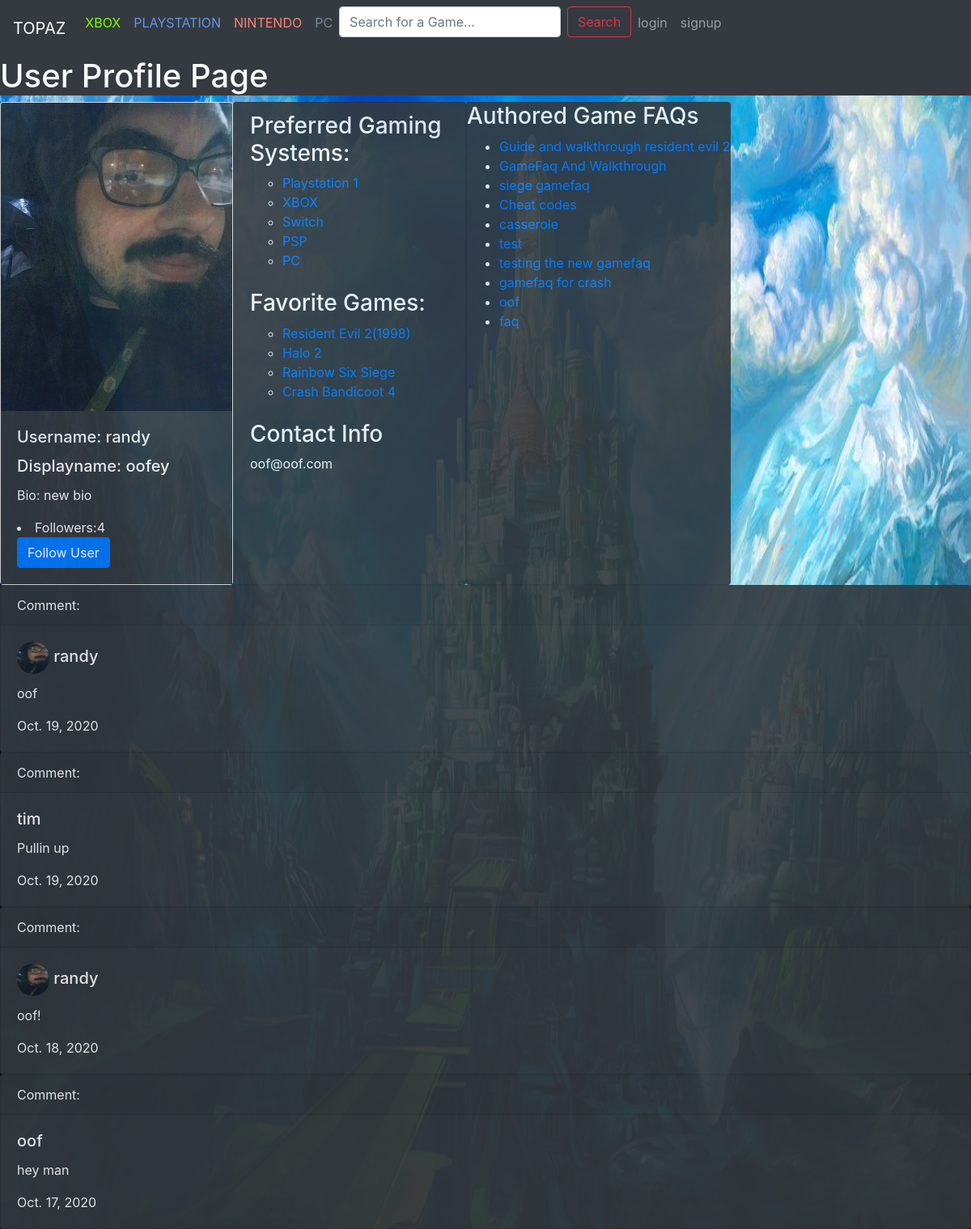
The app's page /user_profile_view/1/, older data.
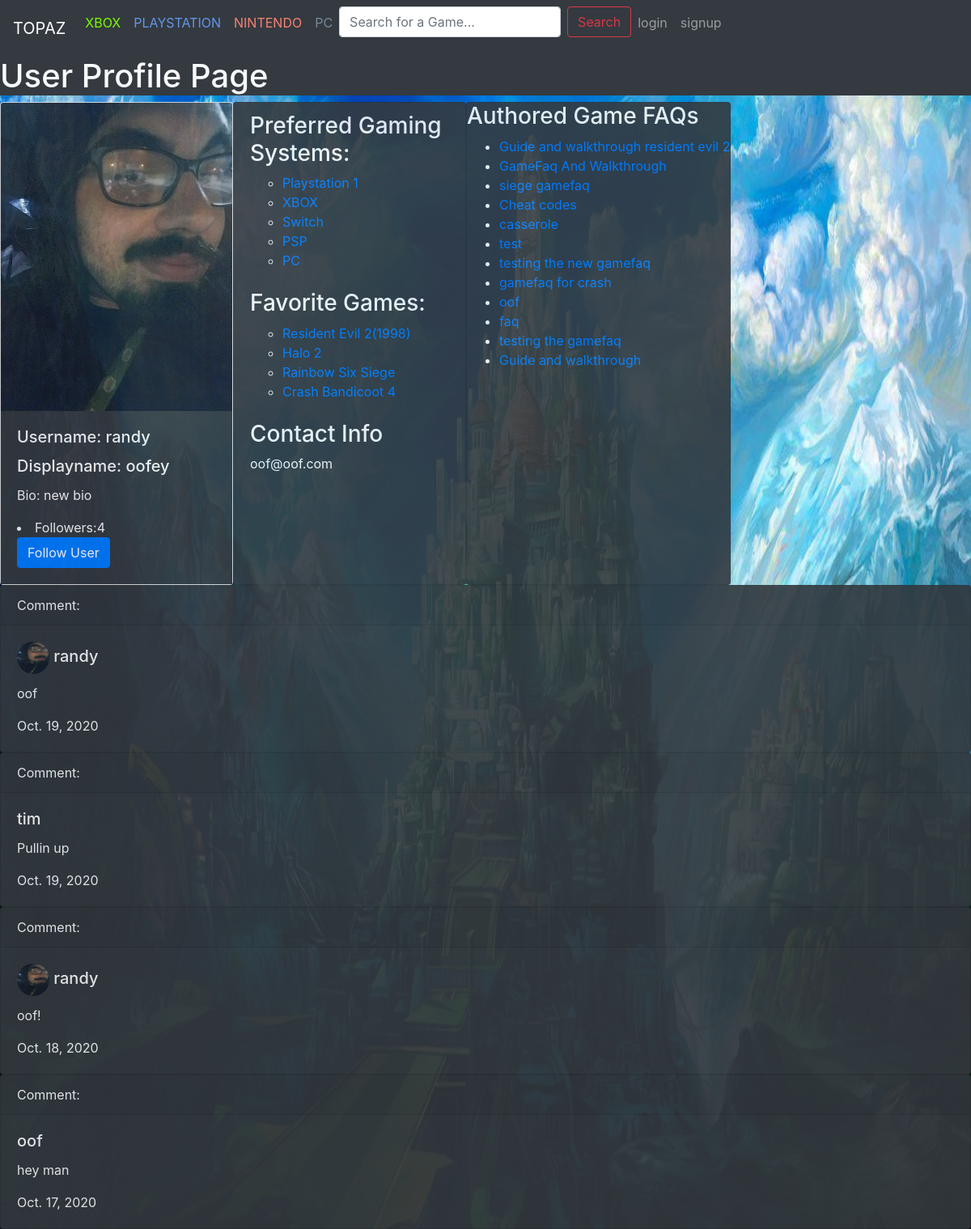
The same page, newer data.
### console_app/models.py (models this page shows, shortened)
class Console(models.Model):
    brands= [("XBOX","XBOX"),("PC","PC"),("PLAYSTATION","PLAYSTATION"),("NINTENDO","NINTENDO")]
    brand = models.CharField(max_length=25, choices=brands)
    name = models.CharField(max_length=45)

### game_app/models.py (models this page shows, shortened)
class Game(models.Model):
    genres=[('ACTION','ACTION'),('RPG','RPG'),('SHOOTER','SHOOTER'),('HORROR',"HORROR"),]
    title = models.CharField(max_length=100)
    genre = models.TextField(
        max_length=40,
        choices= genres
    )
    consoles = models.ManyToManyField(Console, symmetrical=False, blank=True, related_name="console_game")
    date_realesed = models.DateField()
    image = models.ImageField(upload_to="gallery")

### gamefaq_app/models.py (models this page shows, shortened)
class GameFaq(models.Model):
    difficulties= [('EASY','EASY'),('INTERMEDIATE','INTERMEDIATE'),('HARD','HARD')]
    title = models.CharField(max_length=300)
    game = models.ForeignKey(Game,  on_delete=models.CASCADE, related_name="faq_game")
    body = models.TextField()
    difficulty = models.CharField(max_length=85, choices=difficulties)
    consoles = models.ForeignKey(Console,on_delete=models.CASCADE, blank=True, related_name="console_gamefaq", null=True)
    author = models.ForeignKey(GamefaqUser, on_delete=models.CASCADE, related_name="gamefaq_author")
    postdate = models.DateTimeField(default=timezone.now),
    ptype = models.CharField(max_length=25, choices=[('CHEATCODES', 'CHEATCODES'), ('GAMEFAQ', 'GAMEFAQ')], default='GAMEFAQ')
    upvotes = models.IntegerField(default=0)
    downvotes = models.IntegerField(default=0)

### user_faq/models.py (models this page shows, shortened)
class User_Comments(models.Model):
    body = models.TextField()
    touser = models.ForeignKey(
        GamefaqUser, on_delete=models.CASCADE, related_name="taggeduser")
    author = models.ForeignKey(
        GamefaqUser, on_delete=models.CASCADE, related_name="comment_author")
    post_date = models.DateField(default=timezone.now)

class GamefaqUser(AbstractUser):
    displayname = models.CharField(max_length=80)
    bio = models.TextField(blank=True, null=True)
    preferred_systems = models.ManyToManyField(
        Console, symmetrical=False, blank=True)
    followers = models.ManyToManyField("self", symmetrical=False, blank=True)
    favorited_games = models.ManyToManyField(
        Game, symmetrical=False, related_name="user_fav")
    image = models.ImageField(upload_to="gallery", blank=True)

### user_faq/views.py (the view)
# urls.py: path('user_profile_view/<int:user_id>/',
def user_profile_view(request, user_id):
    recentcomments = []
    i = 0
    isfollow = False
    html = 'user_profile.html'
    user_detail = GamefaqUser.objects.filter(id=user_id).first()
    f = GameFaq.objects.filter(author=user_id)
    g = GamefaqUser.objects.get(id=user_id)
    comments = User_Comments.objects.filter(touser=user_id).order_by("-id")
    consoles = g.preferred_systems.all()
    games = g.favorited_games.all()
    followers = g.followers.all()
    for comment in comments:
        if i < 20:
            recentcomments.append(comment)
            i += 1
    if request.user in g.followers.all():
        isfollow = True
    return render(request, html, {'profile': user_detail, "f": f, "isfollow": isfollow, "comments": recentcomments, "consoles": consoles, "games": games, "followers": followers})

### templates/user_profile.html (shortened to what this page needs)
{% include "bootstrap.html" %} {% load static %}<link
  rel="stylesheet"
  href="{% static 'css/userprofile.css' %}"
  type="text/css"
/>
{% include "navbar.html" %} {% if not profile %}
<h1>the user you're looking for isn't here at the moment</h1>
{% else %}
<div class="bg-dark text-light">
  <h1>User Profile Page</h1>
</div>
<div class="main">
  <div class="card" style="width: 18rem">
    {% if profile.image %}
    <img
      src="{{profile.image.url}}"
      class="card-img-top"
      alt="No Photo Found"
    />
    {% endif %}
    <div class="card-body bg-dark text-light">
      <h5 class="card-title">Username: {{profile.username}}</h5>
      <h5 class="card-title">Displayname: {{profile.displayname}}</h5>
      <p class="card-text">Bio: {{profile.bio}}</p>
      <li>Followers:{{followers.count}}</li>
      {% if request.user.username != profile.username %} {% if isfollow %}
      <a class="btn btn-primary" href="/unfollow/{{profile.id}}/" role="button"
        >Unfollow User</a
      >
      {% else %}
      <a class="btn btn-primary" href="/follow/{{profile.id}}/" role="button"
        >Follow User</a
      >
      {% endif %} {% endif %}
    </div>
  </div>
  <div class="card bg-dark text-light" style="width: 18rem">
    <ul class="list-group list-group-flush">
      <li class="list-group-item bg-dark">
        <h3>Preferred Gaming Systems:</h3>
        <ul>
          {% for console in consoles %}
          <li><a href="/console/{{console.id}}/">{{console.name}}</a></li>
          {% endfor %}
        </ul>
        <br />
        <h3>Favorite Games:</h3>
        <ul>
          {% for game in games %}
          <li><a href="/game/{{game.id}}/">{{game.title}}</a></li>
          {% endfor %}
        </ul>
        <br />
        <h3>Contact Info</h3>
        {{ profile.email }}
        <br />
      </li>
    </ul>
  </div>
  <div class="card bg-dark text-light">
    <h3>Authored Game FAQs</h3>
    <ul>
      {% for e in f %}
      <li><a href="/gamefaq/{{ e.id }}/">{{ e.title }}</a></li>
      {% endfor %} {% endif %}
    </ul>
  </div>
</div>
{% for comment in comments %}
<div class="card bg-dark text-light">
  <div class="card-header">Comment:</div>
  <div class="card-body">
    <h5 class="card-title">
      {% if comment.author.image %}
      <img
        id="thumbnail"
        width="40"
        height="40"
        src="{{ comment.author.image.url }}"
      />
      {% endif %}{{comment.author.username}}
    </h5>
    <p class="card-text">{{comment.body}}</p>
    <p class="card-text">{{comment.post_date}}</p>
  </div>
</div>
{% endfor %}

Row changes from the older to the newer data that the page shows:
added GameFaq: title "testing the gamefaq"
added GameFaq: title "Guide and walkthrough"
